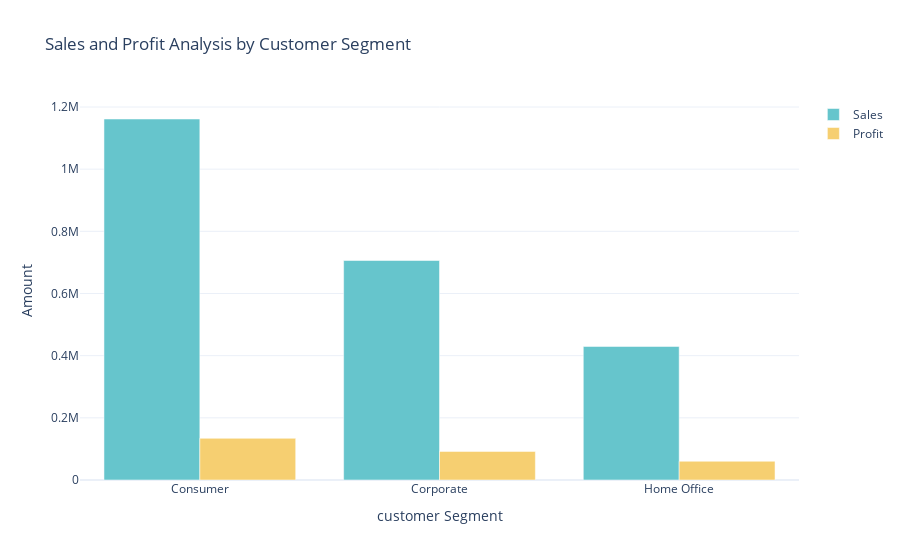

Here is the notebook cell this chart was saved with:
### Code cell
sales_profit_by_segment = data.groupby('Segment').agg({'Sales':'sum','Profit':'sum'}).reset_index()
color_palette = colors.qualitative.Pastel

fig = go.Figure()
fig.add_trace(go.Bar(x=sales_profit_by_segment['Segment'],
                    y=sales_profit_by_segment['Sales'],
                    name='Sales',
                    marker_color=color_palette[0]))

fig.add_trace(go.Bar(x=sales_profit_by_segment['Segment'],
                     y=sales_profit_by_segment['Profit'],
                     name='Profit',
                     marker_color=color_palette[1]))

fig.update_layout(title='Sales and Profit Analysis by Customer Segment',
                  xaxis_title='customer Segment',yaxis_title='Amount')
fig.show()

### Figure 1 — Plotly figure (JSON) as saved in the notebook; plotly's stock layout.template omitted (floating-point values rounded to 4 significant figures)
{"data": [{"marker": {"color": "rgb(102, 197, 204)"}, "name": "Sales", "type": "bar", "x": ["Consumer", "Corporate", "Home Office"], "y": [1161000.0, 706100.0, 429700.0]}, {"marker": {"color": "rgb(246, 207, 113)"}, "name": "Profit", "type": "bar", "x": ["Consumer", "Corporate", "Home Office"], "y": [134100.0, 91980.0, 60300.0]}], "layout": {"autosize": true, "title": {"text": "Sales and Profit Analysis by Customer Segment"}, "xaxis": {"autorange": true, "range": [-0.5, 2.5], "title": {"text": "customer Segment"}, "type": "category"}, "yaxis": {"autorange": true, "range": [0, 1223000.0], "title": {"text": "Amount"}, "type": "linear"}}}
